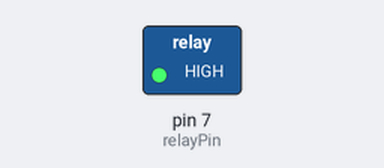
This sketch was run on a simulated Arduino Uno, built with avr-gcc and run on an emulated ATmega328P. Shown: switched loads named in the sketch (green lamp = pin HIGH). Dashed ring = blinking.

Above: at 0.5 s.
Timing chart, 0 to 4.6 s (numbered marks = the images above):
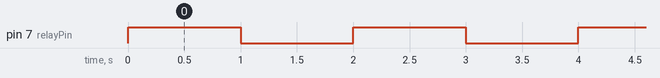

Measured:
- by itself, pin 7 (relayPin): alternates HIGH for 1.0 s and LOW for 1.0 s

The sketch:

Rele.ino
```cpp
int relayPin = 7; // PINO DE SINAL DO RELE

void setup() {

  pinMode(relayPin, OUTPUT); //DEFINE O PINO DO RELE COMO SAÍDA
}

void loop() {

  digitalWrite(relayPin, HIGH); // LIGA O RELE

  delay(1000); // AGUARDA 1 SEGUNDO

  digitalWrite(relayPin, LOW); // DESLIGA O RELE

  delay(1000); // AGURADA 1 SEGUNDO
}
```
